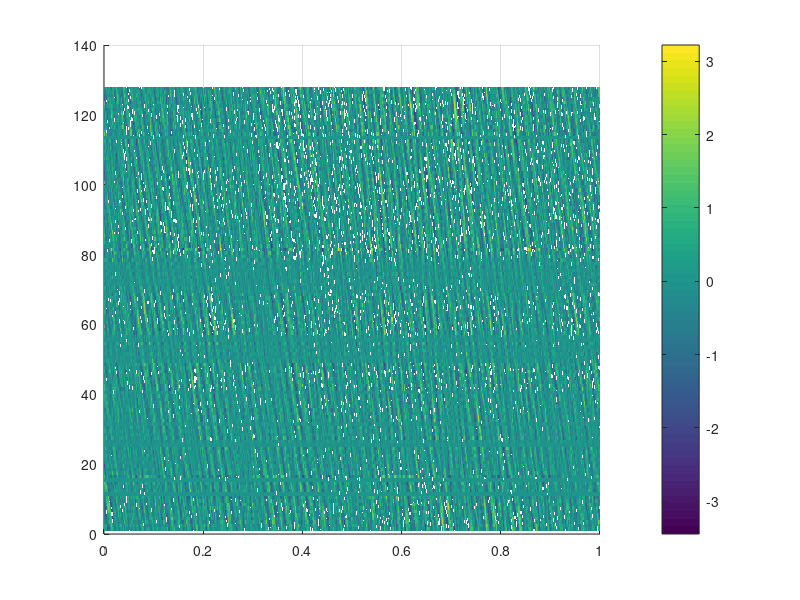
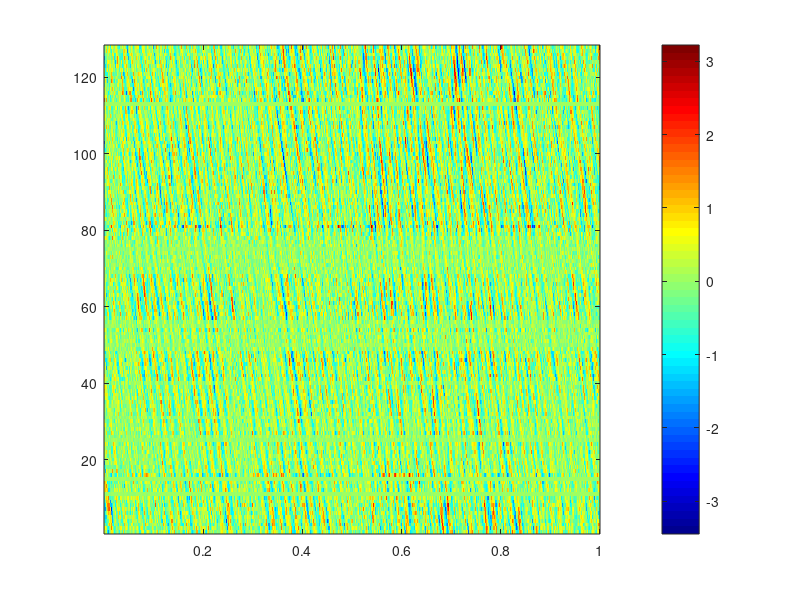

The MATLAB script that drew these images, in order:
%% Assignment 4: Advanced Aircraft Noise
% By: Elisabeth and Joshua

clear;

load('hydrophonedata_AE4463P.mat')

%% Start Script 

c = 1500;
fs = 6000;
s_mic = 2;

% plot(y1(1,:))


figure();
%[X,Y] = meshgrid(1:0.5:10,1:20);
[X,Y] = meshgrid(1/6000:1/6000:1,1:128);
surf(X,Y,y1,'EdgeColor' ,'none')
view([0 90])
colorbar

figure();
imagesc(1/6000:1/6000:1,1:128,y1); 
colormap jet; 
axis xy;
colorbar
